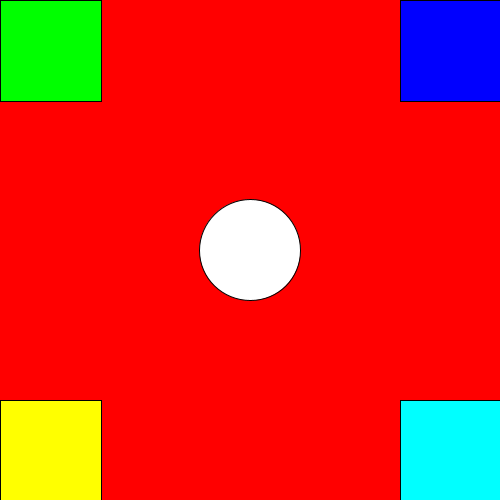
Frame 1 (no input)
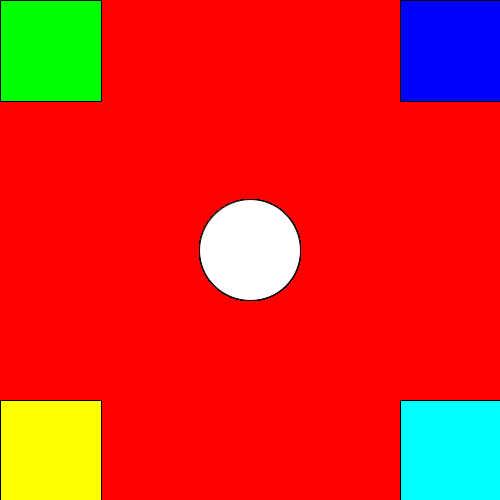
Frame 60 (the mouse pressed at the canvas centre just before this capture)
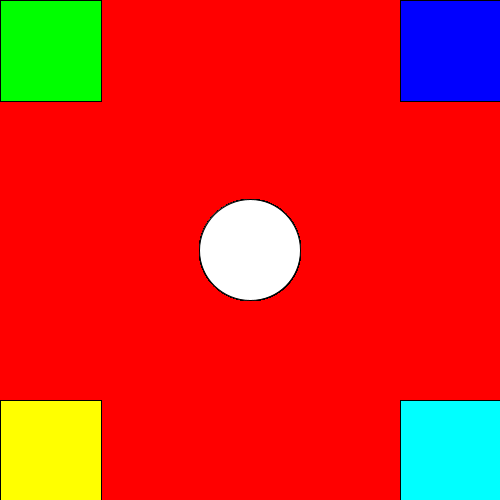
Frame 120 (the mouse held since frame 60 and released just before this capture)

The Processing sketch that drew these frames (run headless with seeded random() and noise(); from frame 60 on, the mouse is pressed at the canvas centre):

// Processing sketch: Eercicio_1
// ── Eercicio_1.pde
int tamano;
void setup() {
  size(500, 500);
  background(255, 0, 0);
  tamano = 101;
  //smooth();
}

void draw() {
  
  fill(0, 255, 0);
  rect(0, 0, tamano, tamano);
  fill(0, 0, 255);
  rect(400, 0, tamano, tamano);
  fill(255, 255, 0);
  rect(0, 400, tamano, tamano);
  fill(0, 255, 255);
  rect(400, 400, tamano, tamano);
  fill(255);
  ellipse(width/2, height/2, tamano, tamano);
}
